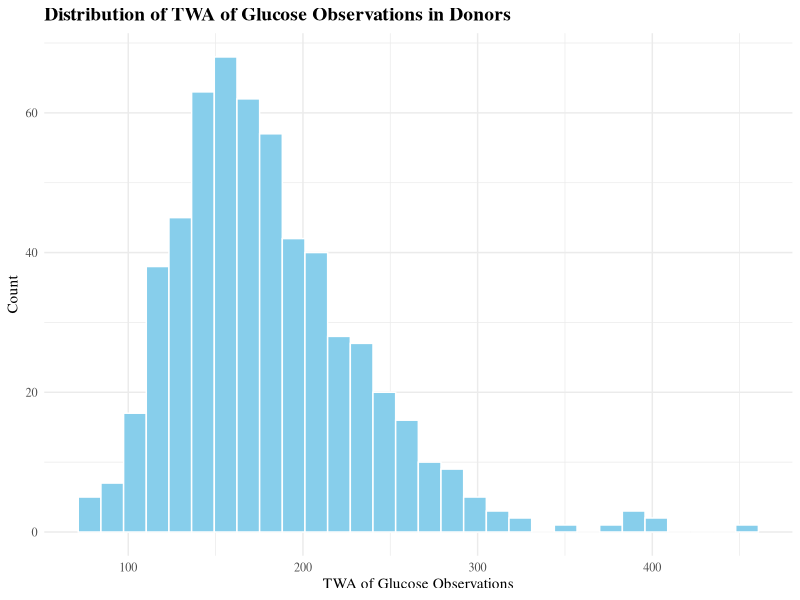
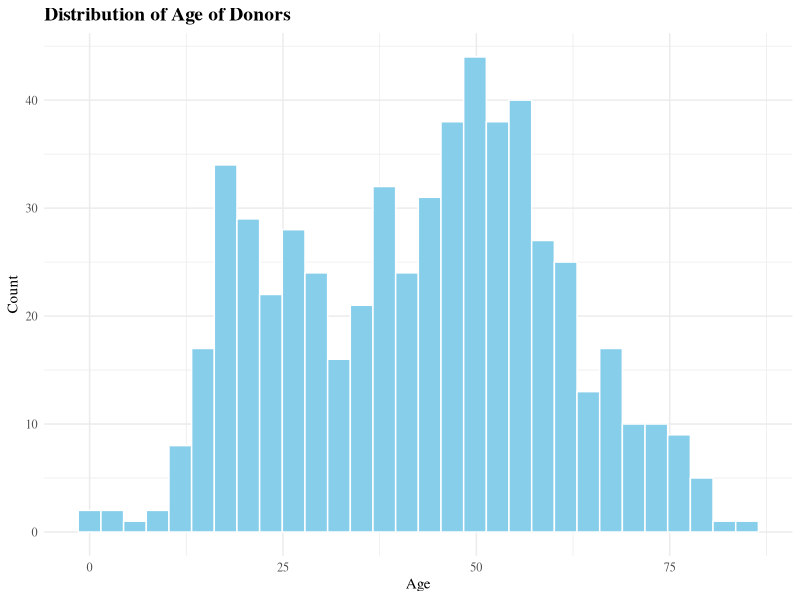
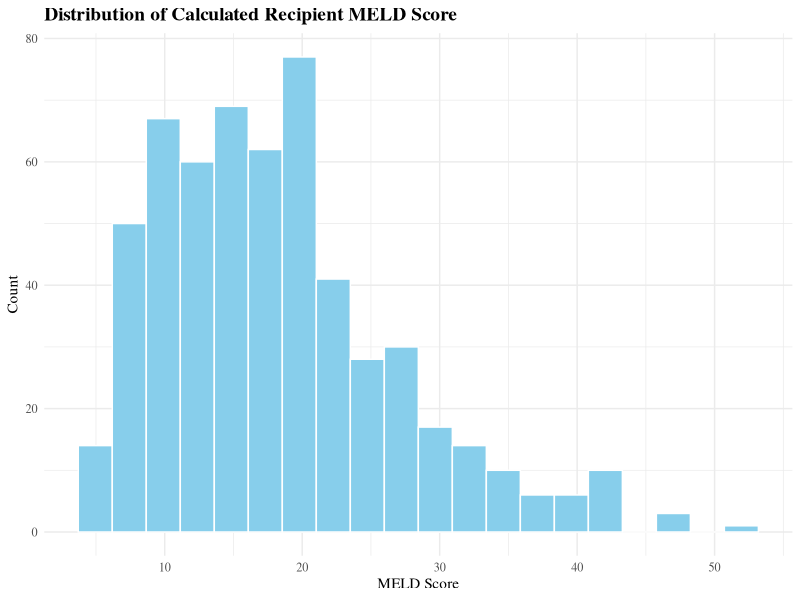

Here is the R script that generated these plots, in order:
## ---- chunk 1
library(tidyverse)
theme_set(theme_minimal())
echo = FALSE
## ---- chunk 2
library(tidyverse)
library(knitr)
data <- read_csv("DonorHyperglycemia.csv")
data$d_genderf <- factor(data$d_genderf, levels = c(0, 1), labels = c("Male", "Female"))
data$hemo_instability <- ifelse(data$hemo_instability == 0, "No", "Yes")
## ---- chunk 3
instability <- data |>
group_by(hemo_instability) |>
summarize(Observations = n()) |>
arrange(desc(Observations))

kable(instability, format = "html", caption = "<span style='font-size:18px;'>Number of Donors by Hemodynamic Instability</span>")
## ---- chunk 4
data |>
  ggplot(aes(x = glutwa)) +
  geom_histogram(color = "white", fill = "skyblue") +
  labs(title = "Distribution of TWA of Glucose Observations in Donors", x = "TWA of Glucose Observations", y = "Count") +
  theme_minimal(base_family = "serif") +
  theme(plot.title = element_text(size = 14, face = "bold"))
## ---- chunk 5
data |>
  ggplot(aes(x = d_age)) +
  geom_histogram(color = "white", fill = "skyblue") +
  labs(title = "Distribution of Age of Donors", x = "Age", y = "Count") +
  theme_minimal(base_family = "serif") +
  theme(plot.title = element_text(size = 14, face = "bold"))
## ---- chunk 6
data |>
  ggplot(aes(x = r_meld_calc)) +
  geom_histogram(color = "white", fill = "skyblue", bins = 20) +
  labs(title = "Distribution of Calculated Recipient MELD Score", x = "MELD Score", y = "Count") +
  theme_minimal(base_family = "serif") +
  theme(plot.title = element_text(size = 14, face = "bold"))
## ---- chunk 7
m1 <- glm(delayed_fn ~ glutwa + d_age + d_genderf + r_meld_calc + hemo_instability, 
          data = data,
          family = "binomial")

summary(m1)
